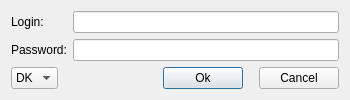
<?xml version="1.0" encoding="UTF-8"?>
<ui version="4.0">
 <class>LoginWindow</class>
 <widget class="QWidget" name="LoginWindow">
  <property name="geometry">
   <rect>
    <x>0</x>
    <y>0</y>
    <width>350</width>
    <height>100</height>
   </rect>
  </property>
  <property name="windowTitle">
   <string>Login</string>
  </property>
  <property name="windowIcon">
   <iconset resource="login.qrc">
    <normaloff>:/res/Ordbogen.png</normaloff>:/res/Ordbogen.png</iconset>
  </property>
  <layout class="QVBoxLayout" name="verticalLayout">
   <item>
    <layout class="QFormLayout" name="formLayoutContent">
     <item row="0" column="0">
      <widget class="QLabel" name="labelUser">
       <property name="text">
        <string>Login:</string>
       </property>
      </widget>
     </item>
     <item row="0" column="1">
      <widget class="QLineEdit" name="lineEditLogin"/>
     </item>
     <item row="1" column="0">
      <widget class="QLabel" name="labelPassword">
       <property name="text">
        <string>Password:</string>
       </property>
      </widget>
     </item>
     <item row="1" column="1">
      <widget class="QLineEdit" name="lineEditPassword">
       <property name="echoMode">
        <enum>QLineEdit::Password</enum>
       </property>
      </widget>
     </item>
    </layout>
   </item>
   <item>
    <layout class="QHBoxLayout" name="horizontalLayoutButtons">
     <item>
      <widget class="QComboBox" name="comboBoxLocales">
       <item>
        <property name="text">
         <string>DK</string>
        </property>
       </item>
       <item>
        <property name="text">
         <string>EN</string>
        </property>
       </item>
      </widget>
     </item>
     <item>
      <spacer name="horizontalSpacerLeft">
       <property name="orientation">
        <enum>Qt::Horizontal</enum>
       </property>
       <property name="sizeType">
        <enum>QSizePolicy::Expanding</enum>
       </property>
       <property name="sizeHint" stdset="0">
        <size>
         <width>5</width>
         <height>20</height>
        </size>
       </property>
      </spacer>
     </item>
     <item>
      <widget class="QPushButton" name="pushButtonOk">
       <property name="text">
        <string>Ok</string>
       </property>
       <property name="default">
        <bool>true</bool>
       </property>
      </widget>
     </item>
     <item>
      <spacer name="horizontalSpacerMiddle">
       <property name="orientation">
        <enum>Qt::Horizontal</enum>
       </property>
       <property name="sizeType">
        <enum>QSizePolicy::Fixed</enum>
       </property>
       <property name="sizeHint" stdset="0">
        <size>
         <width>10</width>
         <height>20</height>
        </size>
       </property>
      </spacer>
     </item>
     <item>
      <widget class="QPushButton" name="pushButtonCancel">
       <property name="enabled">
        <bool>true</bool>
       </property>
       <property name="sizePolicy">
        <sizepolicy hsizetype="Preferred" vsizetype="Fixed">
         <horstretch>0</horstretch>
         <verstretch>0</verstretch>
        </sizepolicy>
       </property>
       <property name="layoutDirection">
        <enum>Qt::RightToLeft</enum>
       </property>
       <property name="text">
        <string>Cancel</string>
       </property>
       <property name="autoDefault">
        <bool>true</bool>
       </property>
      </widget>
     </item>
    </layout>
   </item>
  </layout>
 </widget>
 <layoutdefault spacing="6" margin="11"/>
 <resources>
  <include location="login.qrc"/>
 </resources>
 <connections>
  <connection>
   <sender>lineEditLogin</sender>
   <signal>returnPressed()</signal>
   <receiver>pushButtonOk</receiver>
   <slot>click()</slot>
   <hints>
    <hint type="sourcelabel">
     <x>81</x>
     <y>20</y>
    </hint>
    <hint type="destinationlabel">
     <x>183</x>
     <y>83</y>
    </hint>
   </hints>
  </connection>
  <connection>
   <sender>lineEditPassword</sender>
   <signal>returnPressed()</signal>
   <receiver>pushButtonOk</receiver>
   <slot>click()</slot>
   <hints>
    <hint type="sourcelabel">
     <x>106</x>
     <y>46</y>
    </hint>
    <hint type="destinationlabel">
     <x>201</x>
     <y>77</y>
    </hint>
   </hints>
  </connection>
 </connections>
</ui>
